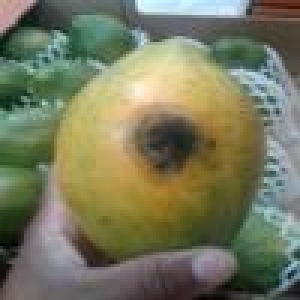
#> input picture Augmentation/Raw DataSet/Diseased/TR000016-1.jpg, 100 x 100 px, found by its file name (shown 3 times larger); its folder holds only this picture in this run
$ jupyter execute --allow-errors 'Global Thresholding.ipynb'
#> lines starting #> are read from the running program, lines starting #| are printed output that depends on the picture; after the words box and inside, x2 and y2 are one past the last pixel; in counts of white or black regions, pixels touching at a corner belong together
## 1. Setup and Libraries

[cell 1]
import os
import cv2
import numpy as np
import pandas as pd
import matplotlib.pyplot as plt
import seaborn as sns
from skimage.io import imread
from skimage.transform import resize
from sklearn.model_selection import train_test_split
from sklearn.metrics import (
    accuracy_score, classification_report, confusion_matrix,
    precision_score, recall_score, f1_score
)

## 2. Global Threshold Segmentation
Pixels above 120 become white; below become black. Simple but effective for high-contrast lesions.

[cell 2]
categories = ['Diseased', 'Healthy']

train_dir = '..\\Augmentation\\Augmented DataSet\\Train'
test_dir  = '..\\Augmentation\\Augmented DataSet\\Test'


def load_split(base_dir, categories):
#> called with base_dir = '..\\Augmentation\\Augmented DataSet\\Train'
    features = []
    labels = []

    for label_idx, cat in enumerate(categories):

        folder = os.path.join(base_dir, cat)

        print(f'Loading {cat} from {base_dir}')

        for fname in os.listdir(folder):

            img = imread(os.path.join(folder, fname))
#> img is the input picture: shape (100, 100, 3); mean R, G, B 118.8, 120.6, 93.8

            # grayscale
            gray = cv2.cvtColor(img, cv2.COLOR_BGR2GRAY)
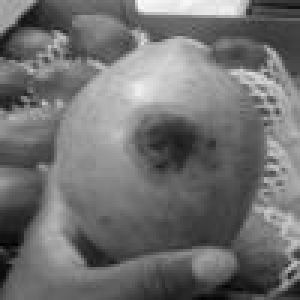
#> gray: shape (100, 100) (shown 3 times larger); min 3, max 252, mean 112.4

            # Gaussian Blur
            gray = cv2.GaussianBlur(gray, (7, 7), 0)
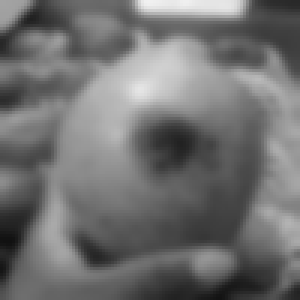
#> gray: shape (100, 100) (shown 3 times larger); min 17, max 241, mean 112.3

            # Adaptive Mean Thresholding
            seg = cv2.adaptiveThreshold(gray,255,cv2.ADAPTIVE_THRESH_MEAN_C,cv2.THRESH_BINARY,11,2)
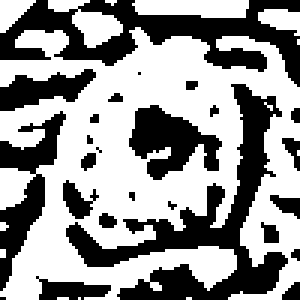
#> seg: shape (100, 100) (shown 3 times larger); 58.8% white; 25 black regions (12 under 20 px), largest, box (x1, y1, x2, y2) and area: (22, 28, 96, 100) 1384, (0, 0, 100, 29) 1145, (0, 37, 22, 97) 467

            seg = resize(seg, (64, 64))
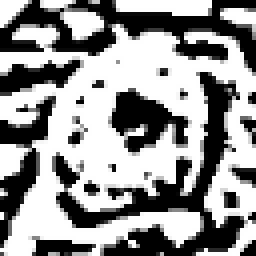
#> seg: shape (64, 64) float64 (shown 4 times larger); min 0, max 1, mean 0.587

            features.append(seg.flatten())
            labels.append(label_idx)

        print(f'Done: {cat}')

    return np.array(features), np.array(labels)


#> (the rest of this cell did not finish here and is left out)

[cell 3]
from sklearn.preprocessing import MinMaxScaler

scaler = MinMaxScaler()
#> (the rest of this cell did not finish here and is left out)

## 4. Evaluation Helper
A reusable function that prints a classification report, shows a confusion-matrix heatmap, and returns the four key metrics.

[cell 4]
def assess_model(name, clf, X_tr, y_tr, X_te, y_te, label_names):
    y_pred = clf.predict(X_te)
    acc  = accuracy_score(y_te, y_pred)
    prec = precision_score(y_te, y_pred, average='weighted')
    rec  = recall_score(y_te, y_pred, average='weighted')
    f1   = f1_score(y_te, y_pred, average='weighted')
    tr_acc = accuracy_score(y_tr, clf.predict(X_tr))

    print(f'\n=== {name} ===')
    print(classification_report(y_te, y_pred, target_names=label_names))
    print(f'  Test Accuracy  : {acc*100:.2f}%')
    print(f'  Train Accuracy : {tr_acc*100:.2f}%')
    print(f'  Precision      : {prec*100:.2f}%')
    print(f'  Recall         : {rec*100:.2f}%')
    print(f'  F1-Score       : {f1*100:.2f}%')

    cm = confusion_matrix(y_te, y_pred)
    plt.figure(figsize=(5, 4))
    sns.heatmap(cm / cm.sum(), annot=True, fmt='.2%',
                cmap='YlOrRd', xticklabels=label_names, yticklabels=label_names)
    plt.title(f'{name} — Confusion Matrix')
    plt.ylabel('Actual')
    plt.xlabel('Predicted')
    plt.tight_layout()
    plt.show()

    return acc, prec, rec, f1

## 5. Classifiers
We train several classifiers and compare their performance on the segmented features.

### 5.1 Decision Tree

[cell 5]
from sklearn.tree import DecisionTreeClassifier

dt = DecisionTreeClassifier(max_depth=25, random_state=42)
#> (the rest of this cell did not finish here and is left out)

### 5.2 Naive Bayes

[cell 6]
from sklearn.naive_bayes import GaussianNB

nb = GaussianNB()
#> (the rest of this cell did not finish here and is left out)

### 5.3 Logistic Regression

[cell 7]
from sklearn.linear_model import LogisticRegression

lr = LogisticRegression(solver='liblinear', random_state=42)
#> (the rest of this cell did not finish here and is left out)

### 5.4 K-Nearest Neighbors

[cell 8]
from sklearn.neighbors import KNeighborsClassifier

knn = KNeighborsClassifier(n_neighbors=7)
#> (the rest of this cell did not finish here and is left out)

### 5.5 Random Forest

[cell 9]
from sklearn.ensemble import RandomForestClassifier

rf = RandomForestClassifier(n_estimators=100, min_samples_split=12,
                             min_samples_leaf=5, max_features='log2', random_state=42)
#> (the rest of this cell did not finish here and is left out)

### 5.6 Voting Classifiers

[cell 10]
from sklearn.ensemble import VotingClassifier

estimators = [('nb', nb), ('dt', dt), ('knn', knn), ('lr', lr)]

soft_vc = VotingClassifier(estimators=estimators, voting='soft')
#> (the rest of this cell did not finish here and is left out)

## 6. Performance Comparison Chart
Grouped bar chart across Accuracy, Precision, Recall, and F1-Score for all classifiers.

[cell 11]
model_names = ['Decision Tree', 'Naive Bayes', 'Logistic Regression', 'KNN', 'Random Forest', 'Soft Voting', 'Hard Voting']
#> (the rest of this cell did not finish here and is left out)

## 7. Radar Chart — Top vs Bottom Model
A radar (spider) chart comparing the best-performing and worst-performing classifiers across four metrics.

[cell 12]
import numpy as np
import matplotlib.pyplot as plt

metrics = ['Accuracy', 'Precision', 'Recall', 'F1 Score']
#> (the rest of this cell did not finish here and is left out)

## 8. Live Prediction on Sample Papaya Image
We pick a sample from the Diseased folder, apply Global Thresholding segmentation, and classify it.

[cell 13]
import random
categories = ['Diseased', 'Healthy']

sample_dir = os.path.join(test_dir, 'Diseased')
sample_file = random.choice(os.listdir(sample_dir))
sample_path = os.path.join(sample_dir, sample_file)

sample_img = imread(sample_path)

plt.imshow(sample_img)
plt.axis('off')
plt.title('Original Papaya Image')
plt.show()


gray_sample = cv2.cvtColor(sample_img, cv2.COLOR_BGR2GRAY)
blurred_sample = cv2.GaussianBlur(gray_sample, (7, 7), 0)

seg_sample = cv2.threshold(gray_sample, 127, 255, cv2.THRESH_BINARY)[1]
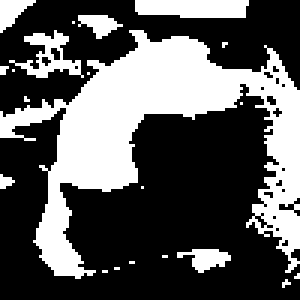
#> seg_sample: shape (100, 100) (shown 3 times larger); 35.2% white; 21 white regions (15 under 20 px), largest, box (x1, y1, x2, y2) and area: (0, 10, 100, 93) 2896, (45, 0, 83, 6) 208, (3, 10, 28, 26) 153, (59, 83, 77, 91) 81, (0, 0, 12, 11) 70, (26, 5, 41, 13) 67


plt.imshow(seg_sample, cmap='gray')
plt.axis('off')
plt.title('Segmented Image')
plt.show()

vectorized_sample = resize(seg_sample, (64, 64)).flatten().reshape(1, -1)
#> (the rest of this cell did not finish here and is left out)
